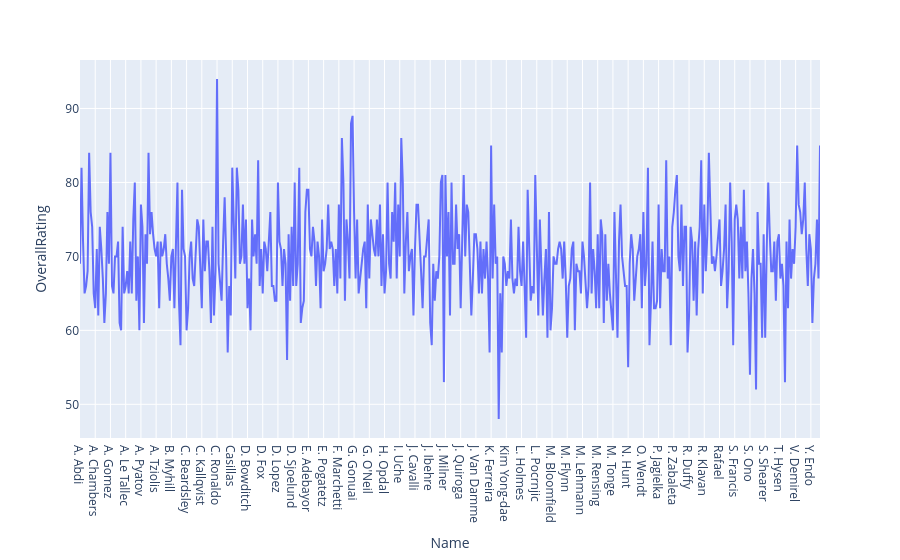

Notebook cell for this chart:
### Code cell
#Create a line plot for OverallRating of players
px.line(fifa,'Name', 'OverallRating')

### Figure 1 — Plotly figure (JSON) as saved in the notebook; plotly's stock layout.template omitted (floating-point values rounded to 4 significant figures; data arrays with more than 128 entries replaced by an {"elided": "..."} marker saying what was removed)
{"data": [{"hovertemplate": "Name=%{x}<br>OverallRating=%{y}<extra></extra>", "legendgroup": "", "line": {"color": "#636efa", "dash": "solid"}, "marker": {"symbol": "circle"}, "mode": "lines", "name": "", "orientation": "v", "showlegend": false, "type": "scatter", "x": {"elided": "487 str values"}, "xaxis": "x", "y": {"elided": "487 int values"}, "yaxis": "y"}], "layout": {"legend": {"tracegroupgap": 0}, "margin": {"t": 60}, "xaxis": {"anchor": "y", "domain": [0, 1], "title": {"text": "Name"}}, "yaxis": {"anchor": "x", "domain": [0, 1], "title": {"text": "OverallRating"}}}}
